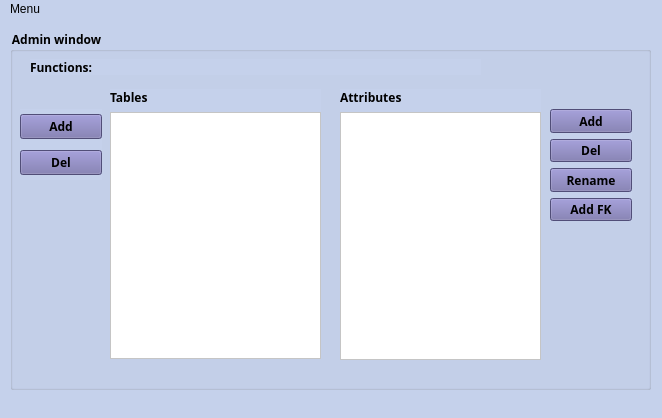
<?xml version="1.0" encoding="UTF-8"?>
<ui version="4.0">
 <class>Admin_window</class>
 <widget class="QMainWindow" name="Admin_window">
  <property name="geometry">
   <rect>
    <x>0</x>
    <y>0</y>
    <width>662</width>
    <height>418</height>
   </rect>
  </property>
  <property name="windowTitle">
   <string>Admin_window</string>
  </property>
  <property name="styleSheet">
   <string notr="true">background-color: #C5D1EB;</string>
  </property>
  <widget class="QWidget" name="centralwidget">
   <widget class="QGroupBox" name="groupBox">
    <property name="geometry">
     <rect>
      <x>10</x>
      <y>10</y>
      <width>641</width>
      <height>361</height>
     </rect>
    </property>
    <property name="font">
     <font>
      <family>Microsoft JhengHei</family>
      <weight>75</weight>
      <bold>true</bold>
     </font>
    </property>
    <property name="title">
     <string>Admin window</string>
    </property>
    <widget class="QLabel" name="label_3">
     <property name="geometry">
      <rect>
       <x>20</x>
       <y>30</y>
       <width>451</width>
       <height>16</height>
      </rect>
     </property>
     <property name="font">
      <font>
       <family>Microsoft JhengHei</family>
       <weight>75</weight>
       <bold>true</bold>
      </font>
     </property>
     <property name="text">
      <string>Functions:</string>
     </property>
    </widget>
    <widget class="QWidget" name="layoutWidget">
     <property name="geometry">
      <rect>
       <x>100</x>
       <y>60</y>
       <width>211</width>
       <height>270</height>
      </rect>
     </property>
     <property name="font">
      <font>
       <family>Microsoft JhengHei</family>
       <weight>75</weight>
       <bold>true</bold>
      </font>
     </property>
     <layout class="QVBoxLayout" name="verticalLayout">
      <item>
       <layout class="QVBoxLayout" name="verticalLayout_4">
        <item>
         <widget class="QLabel" name="label">
          <property name="font">
           <font>
            <family>Microsoft JhengHei</family>
            <weight>75</weight>
            <bold>true</bold>
           </font>
          </property>
          <property name="text">
           <string>Tables</string>
          </property>
         </widget>
        </item>
        <item>
         <widget class="QListView" name="list_tableNames">
          <property name="font">
           <font>
            <family>Microsoft JhengHei</family>
            <weight>75</weight>
            <bold>true</bold>
           </font>
          </property>
          <property name="styleSheet">
           <string notr="true">background-color: #FFFFFF;</string>
          </property>
         </widget>
        </item>
       </layout>
      </item>
     </layout>
    </widget>
    <widget class="QWidget" name="layoutWidget_2">
     <property name="geometry">
      <rect>
       <x>10</x>
       <y>80</y>
       <width>82</width>
       <height>71</height>
      </rect>
     </property>
     <layout class="QVBoxLayout" name="verticalLayout_3">
      <item>
       <widget class="QPushButton" name="pushButton_AddTable">
        <property name="font">
         <font>
          <family>Microsoft JhengHei</family>
          <weight>75</weight>
          <bold>true</bold>
         </font>
        </property>
        <property name="styleSheet">
         <string notr="true">background-color: #726DA8;</string>
        </property>
        <property name="text">
         <string>Add</string>
        </property>
       </widget>
      </item>
      <item>
       <widget class="QPushButton" name="pushButton_DeleteTable">
        <property name="font">
         <font>
          <family>Microsoft JhengHei</family>
          <weight>75</weight>
          <bold>true</bold>
         </font>
        </property>
        <property name="styleSheet">
         <string notr="true">background-color: #726DA8;</string>
        </property>
        <property name="text">
         <string>Del</string>
        </property>
       </widget>
      </item>
     </layout>
    </widget>
    <widget class="QWidget" name="layoutWidget_3">
     <property name="geometry">
      <rect>
       <x>330</x>
       <y>60</y>
       <width>201</width>
       <height>271</height>
      </rect>
     </property>
     <layout class="QVBoxLayout" name="verticalLayout_5">
      <item>
       <widget class="QLabel" name="label_2">
        <property name="font">
         <font>
          <family>Microsoft JhengHei</family>
          <weight>75</weight>
          <bold>true</bold>
         </font>
        </property>
        <property name="text">
         <string>Attributes</string>
        </property>
       </widget>
      </item>
      <item>
       <widget class="QListView" name="list_columnNames">
        <property name="font">
         <font>
          <family>Microsoft JhengHei</family>
          <weight>75</weight>
          <bold>true</bold>
         </font>
        </property>
        <property name="styleSheet">
         <string notr="true">background-color: #FFFFFF;</string>
        </property>
       </widget>
      </item>
     </layout>
    </widget>
    <widget class="QWidget" name="layoutWidget_4">
     <property name="geometry">
      <rect>
       <x>540</x>
       <y>80</y>
       <width>82</width>
       <height>112</height>
      </rect>
     </property>
     <layout class="QVBoxLayout" name="verticalLayout_2">
      <item>
       <widget class="QPushButton" name="pushButton_AddCol">
        <property name="font">
         <font>
          <family>Microsoft JhengHei</family>
          <weight>75</weight>
          <bold>true</bold>
         </font>
        </property>
        <property name="styleSheet">
         <string notr="true">background-color: #726DA8;</string>
        </property>
        <property name="text">
         <string>Add</string>
        </property>
       </widget>
      </item>
      <item>
       <widget class="QPushButton" name="pushButton_DeleteCol">
        <property name="font">
         <font>
          <family>Microsoft JhengHei</family>
          <weight>75</weight>
          <bold>true</bold>
         </font>
        </property>
        <property name="styleSheet">
         <string notr="true">background-color: #726DA8;</string>
        </property>
        <property name="text">
         <string>Del</string>
        </property>
       </widget>
      </item>
      <item>
       <widget class="QPushButton" name="pushButton_RenameCol">
        <property name="font">
         <font>
          <family>Microsoft JhengHei</family>
          <weight>75</weight>
          <bold>true</bold>
         </font>
        </property>
        <property name="styleSheet">
         <string notr="true">background-color: #726DA8;</string>
        </property>
        <property name="text">
         <string>Rename</string>
        </property>
       </widget>
      </item>
      <item>
       <widget class="QPushButton" name="pushButton_makeFK">
        <property name="font">
         <font>
          <family>Microsoft JhengHei</family>
          <weight>75</weight>
          <bold>true</bold>
         </font>
        </property>
        <property name="styleSheet">
         <string notr="true">background-color: #726DA8;</string>
        </property>
        <property name="text">
         <string>Add FK</string>
        </property>
       </widget>
      </item>
     </layout>
    </widget>
   </widget>
  </widget>
  <widget class="QMenuBar" name="menubar">
   <property name="geometry">
    <rect>
     <x>0</x>
     <y>0</y>
     <width>662</width>
     <height>21</height>
    </rect>
   </property>
   <widget class="QMenu" name="menuFile">
    <property name="title">
     <string>Menu</string>
    </property>
    <addaction name="actionUpdate"/>
    <addaction name="actionRelogin"/>
    <addaction name="actionExit"/>
   </widget>
   <addaction name="menuFile"/>
  </widget>
  <widget class="QStatusBar" name="statusbar"/>
  <action name="actionUpdate">
   <property name="text">
    <string>Update</string>
   </property>
  </action>
  <action name="actionRelogin">
   <property name="text">
    <string>Relogin</string>
   </property>
  </action>
  <action name="actionExit">
   <property name="text">
    <string>Exit </string>
   </property>
  </action>
 </widget>
 <resources/>
 <connections/>
</ui>
